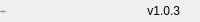
              <widget class="QFrame" name="bottomBar">
               <property name="minimumSize">
                <size>
                 <width>0</width>
                 <height>22</height>
                </size>
               </property>
               <property name="maximumSize">
                <size>
                 <width>16777215</width>
                 <height>22</height>
                </size>
               </property>
               <property name="frameShape">
                <enum>QFrame::NoFrame</enum>
               </property>
               <property name="frameShadow">
                <enum>QFrame::Raised</enum>
               </property>
               <layout class="QHBoxLayout" name="horizontalLayout_5">
                <property name="spacing">
                 <number>0</number>
                </property>
                <property name="leftMargin">
                 <number>0</number>
                </property>
                <property name="topMargin">
                 <number>0</number>
                </property>
                <property name="rightMargin">
                 <number>0</number>
                </property>
                <property name="bottomMargin">
                 <number>0</number>
                </property>
                <item>
                 <widget class="QLabel" name="creditsLabel">
                  <property name="maximumSize">
                   <size>
                    <width>16777215</width>
                    <height>16</height>
                   </size>
                  </property>
                  <property name="font">
                   <font>
                    <family>Segoe UI</family>
                    <pointsize>-1</pointsize>
                    <weight>50</weight>
                    <italic>false</italic>
                    <bold>false</bold>
                   </font>
                  </property>
                  <property name="text">
                   <string>By: 程序员王二</string>
                  </property>
                  <property name="alignment">
                   <set>Qt::AlignLeading|Qt::AlignLeft|Qt::AlignVCenter</set>
                  </property>
                 </widget>
                </item>
                <item>
                 <widget class="QLabel" name="version">
                  <property name="text">
                   <string>v1.0.3</string>
                  </property>
                  <property name="alignment">
                   <set>Qt::AlignRight|Qt::AlignTrailing|Qt::AlignVCenter</set>
                  </property>
                 </widget>
                </item>
                <item>
                 <widget class="QFrame" name="frame_size_grip">
                  <property name="minimumSize">
                   <size>
                    <width>20</width>
                    <height>0</height>
                   </size>
                  </property>
                  <property name="maximumSize">
                   <size>
                    <width>20</width>
                    <height>16777215</height>
                   </size>
                  </property>
                  <property name="frameShape">
                   <enum>QFrame::NoFrame</enum>
                  </property>
                  <property name="frameShadow">
                   <enum>QFrame::Raised</enum>
                  </property>
                 </widget>
                </item>
               </layout>
              </widget>
